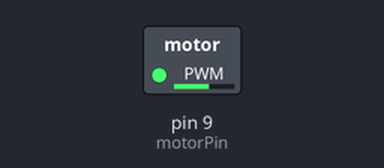
The sketch below on a simulated Arduino Uno, built with avr-gcc and run on an emulated ATmega328P. On the bench: switched loads named in the sketch (green lamp = pin HIGH).

Above: at 0.1 s.
Timing chart, 0 to 1.6 s (numbered marks = the images above):
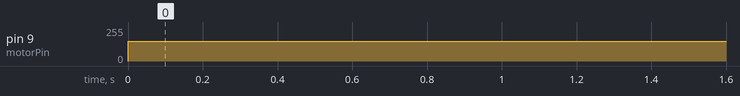

The sketch:

tapestrument.ino
```cpp
#include <SoftwareSerial.h>

SoftwareSerial mySerial(10, 11); // RX, TX

byte commandByte;
byte noteByte;
byte velocityByte;

byte noteOn = 144;

int motorPin = 9;
int speed = 148;

void setup() {
    Serial.begin(57600);
    mySerial.begin(31250);
    pinMode(motorPin, OUTPUT);
}

void checkMIDI() {
    do {
        if (mySerial.available()) {
            commandByte = mySerial.read();
            noteByte = mySerial.read();
            velocityByte = mySerial.read();

            if (commandByte == noteOn) {
                speed = map(noteByte, 48, 72, 148, 255);
                Serial.println(speed);
            }
        }
    } while (mySerial.available() > 24); // When three bytes are available
}

void loop() {
    checkMIDI();
    analogWrite(motorPin, speed);
    delay(1);
}
```

Measured:
- by itself, pin 9 (motorPin): 0/255 → 148/255 at 0.00 s
